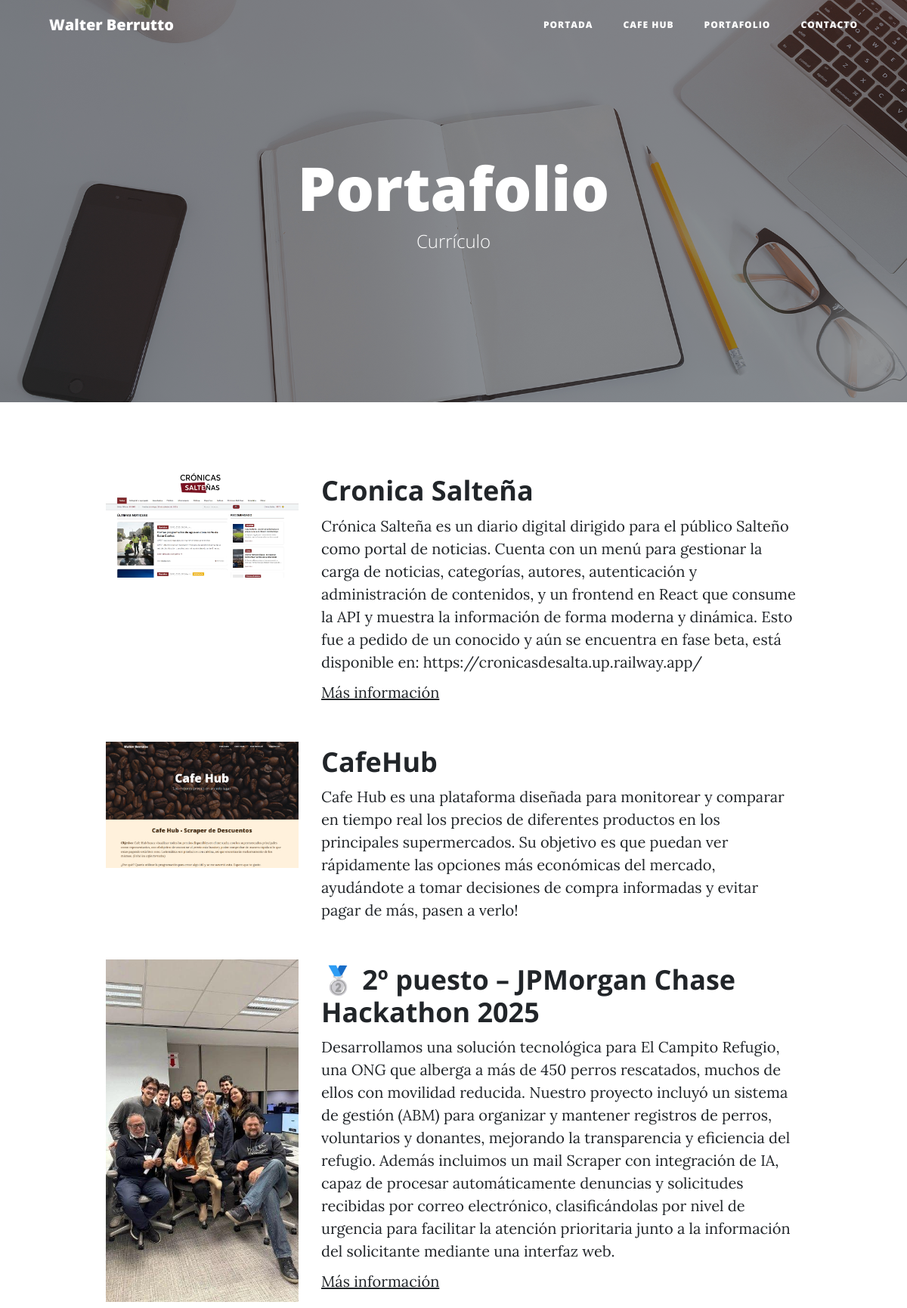
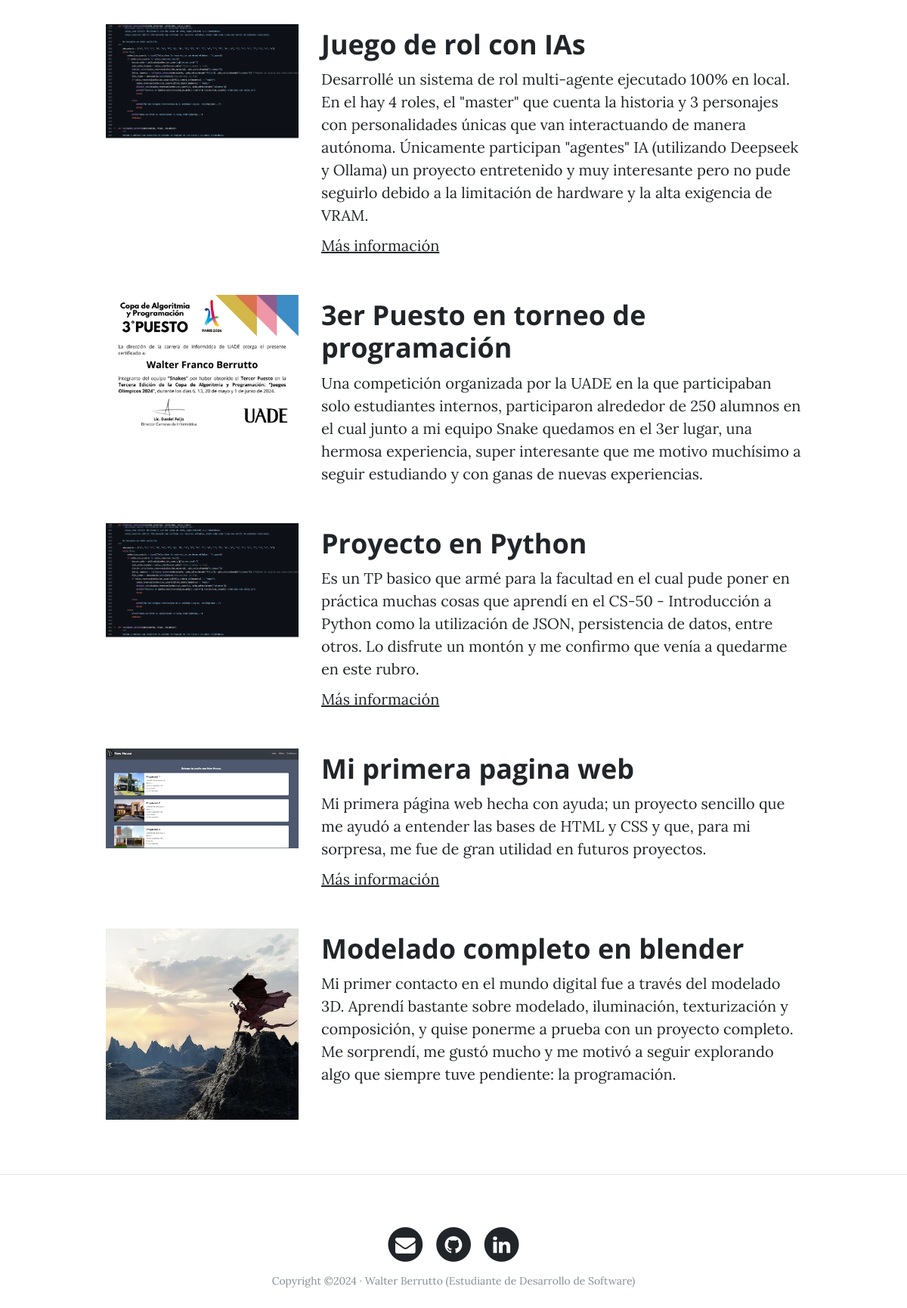
The page /portfolio/ on the database its author committed (2 pictures, top to bottom).
### portfolio/models.py (models this page shows, shortened)
class Project(models.Model):
    title = models.CharField(max_length=200, verbose_name="Título")
    description = models.TextField(verbose_name="Descripción")
    image = models.ImageField(verbose_name="Imagen", upload_to="projects")
    link = models.URLField(verbose_name="Dirección Web", null=True, blank=True)
    created = models.DateTimeField(auto_now_add=True, verbose_name="Fecha de creación")
    updated = models.DateTimeField(auto_now=True, verbose_name="Fecha de edición")
    class Meta:
        verbose_name = "proyecto"
        verbose_name_plural = "proyectos"
        ordering = ["-created"]

### portfolio/views.py (the view)
# urls.py: path('portfolio/', portfolio_views.portfolio, name="portfolio"),
def portfolio(request):
    projects = Project.objects.all()
    return render(request, "portfolio/portfolio.html", {'projects': projects})

### portfolio/templates/portfolio/portfolio.html (shortened to what this page needs)
{% extends 'core/base.html' %}
{% block background %}{% load static %}{% static 'core/img/portfolio-bg.jpg' %}{% endblock %}
{% block headers %}
<h1>Portafolio</h1>
<span class="subheading">Currículo</span>
{% endblock %}
{% block content %}
    {% for project in projects %}
        <div class="row project">
            <div class="col-lg-3 col-md-4 offset-lg-1">
                <img class="img-fluid" src="{{project.image.url}}" alt="">
            </div>
            <div class="col-lg-7 col-md-8">
                <h2 class="section-heading title">{{project.title}}</h2>
                <p>{{project.description}}</p>
                {% if project.link %}
                    <p><a href="{{project.link}}">Más información</a></p>
                {% endif %}
            </div>
        </div>
    {% endfor %}
{% endblock %}

### core/templates/core/base.html (shortened to what this page needs)
<!DOCTYPE html>
<html lang="es">
<head>
  {% load static %}
  <link href="{% static 'core/vendor/bootstrap/css/bootstrap.min.css' %}" rel="stylesheet">
  <link href="{% static 'core/vendor/font-awesome/css/font-awesome.min.css' %}" rel="stylesheet" type="text/css">
  <link href="{% static 'core/css/clean-blog.min.css' %}" rel="stylesheet">
  <link href="{% static 'core/css/otroStyle.css' %}" rel="stylesheet">
</head>
<body class="{% block body_class %}{% endblock %}">
  <nav class="navbar navbar-expand-lg navbar-light fixed-top" id="mainNav">
    <div class="container">
      <a class="navbar-brand" href="{% url 'home' %}">Walter Berrutto</a>
      <div class="collapse navbar-collapse" id="navbarResponsive">
        <ul class="navbar-nav ml-auto">
          <li class="nav-item">
            <a class="nav-link" href="{% url 'home' %}">Portada</a>
          </li>
          <li class="nav-item">
            <a class="nav-link" href="{% url 'about' %}">Cafe Hub</a>
          </li>
          <li class="nav-item">
            <a class="nav-link" href="{% url 'portfolio' %}">Portafolio</a>
          </li>
          <li class="nav-item">
            <a class="nav-link" href="{% url 'contact' %}">Contacto</a>
          </li>
        </ul>
      </div>
    </div>
  </nav>
  <header class="masthead" style="background-image: url('{% block background %}{% endblock %}')">
    <div class="overlay"></div>
    <div class="container">
      <div class="row">
        <div class="col-lg-8 col-md-10 mx-auto">
          <div class="site-heading">
            {% block headers %}{% endblock %}
          </div>
        </div>
      </div>
    </div>
  </header>
  <div class="container">
    {% block content %}{% endblock %}
  </div>
  <hr>
  <footer>
    <div class="container">
      <div class="  ow">
        <div class="col-lg-8 col-md-10 mx-auto">
          <ul class="list-inline text-center">
            <li class="list-inline-item">
              <a href="{% url 'contact' %}">
                <span class="fa-stack fa-lg">
                  <i class="fa fa-circle fa-stack-2x"></i>
                  <i class="fa fa-envelope fa-stack-1x fa-inverse"></i>
                </span>
              </a>
            </li>
            <li class="list-inline-item">
              <a href="https://github.com/Walter-FB?tab=repositories" target="_blank">
                <span class="fa-stack fa-lg">
                  <i class="fa fa-circle fa-stack-2x"></i>
                  <i class="fa fa-github fa-stack-1x fa-inverse"></i>
                </span>
              </a>
            </li>
            <li class="list-inline-item">
              <a href="https://www.linkedin.com/in/walter-franco-berrutto-43701a167/" target="_blank">
                <span class="fa-stack fa-lg">
                  <i class="fa fa-circle fa-stack-2x"></i>
                  <i class="fa fa-linkedin fa-stack-1x fa-inverse"></i>
                </span>
              </a>
            </li>
          </ul>
          <p class="copyright text-muted">Copyright &copy;2024 · Walter Berrutto (Estudiante de Desarrollo de Software)
          </p>
        </div>
      </div>
    </div>
  </footer>
</body>
</html>

### rows shown on the page
Project: image (picture), title "Cronica Salteña", description "Crónica Salteña es un diario digital dirigido para el público Salteño como portal de noticias. Cuenta con un menú para gestionar la carga de noticias, categorías, autores, autenticación y administración de contenidos, y un frontend en React que consume la API y muestra la información de forma moderna y dinámica. Esto fue a pedido de un conocido y aún se encuentra en fase beta, está disponible en: https://cronicasdesalta.up.railway.app/"
Project: image (picture), title "CafeHub", description "Cafe Hub es una plataforma diseñada para monitorear y comparar en tiempo real los precios de diferentes productos en los principales supermercados. Su objetivo es que puedan ver rápidamente las opciones más económicas del mercado, ayudándote a tomar decisiones de compra informadas y evitar pagar de más, pasen a verlo!"
Project: image (picture), title "🥈 2º puesto – JPMorgan Chase Hackathon 2025", description "Desarrollamos una solución tecnológica para El Campito Refugio, una ONG que alberga a más de 450 perros rescatados, muchos de ellos con movilidad reducida. Nuestro proyecto incluyó un sistema de gestión (ABM) para organizar y mantener registros de perros, voluntarios y donantes, mejorando la transparencia y eficiencia del refugio. Además incluimos un mail Scraper con integración de IA, capaz de procesar automáticamente denuncias y solicitudes recibidas por correo electrónico, clasificándolas por nivel de urgencia para facilitar la atención prioritaria junto a la información del solicitante mediante una interfaz web."
Project: image (picture), title "Juego de rol con IAs", description "Desarrollé un sistema de rol multi-agente ejecutado 100% en local. En el hay 4 roles, el \"master\" que cuenta la historia y 3 personajes con personalidades únicas que van interactuando de manera autónoma. Únicamente participan \"agentes\" IA (utilizando Deepseek y Ollama) un proyecto entretenido y muy interesante pero no pude seguirlo debido a la limitación de hardware y la alta exigencia de VRAM."
Project: image (picture), title "3er Puesto en torneo de programación", description "Una competición organizada por la UADE en la que participaban solo estudiantes internos, participaron alrededor de 250 alumnos en el cual junto a mi equipo Snake quedamos en el 3er lugar, una hermosa experiencia, super interesante que me motivo muchísimo a seguir estudiando y con ganas de nuevas experiencias."
Project: image (picture), title "Proyecto en Python", description "Es un TP basico que armé para la facultad en el cual pude poner en práctica muchas cosas que aprendí en el CS-50 - Introducción a Python como la utilización de JSON, persistencia de datos, entre otros. Lo disfrute un montón y me confirmo que venía a quedarme en este rubro."
Project: image (picture), title "Mi primera pagina web", description "Mi primera página web hecha con ayuda; un proyecto sencillo que me ayudó a entender las bases de HTML y CSS y que, para mi sorpresa, me fue de gran utilidad en futuros proyectos."
Project: image (picture), title "Modelado completo en blender", description "Mi primer contacto en el mundo digital fue a través del modelado 3D. Aprendí bastante sobre modelado, iluminación, texturización y composición, y quise ponerme a prueba con un proyecto completo. Me sorprendí, me gustó mucho y me motivó a seguir explorando algo que siempre tuve pendiente: la programación."
